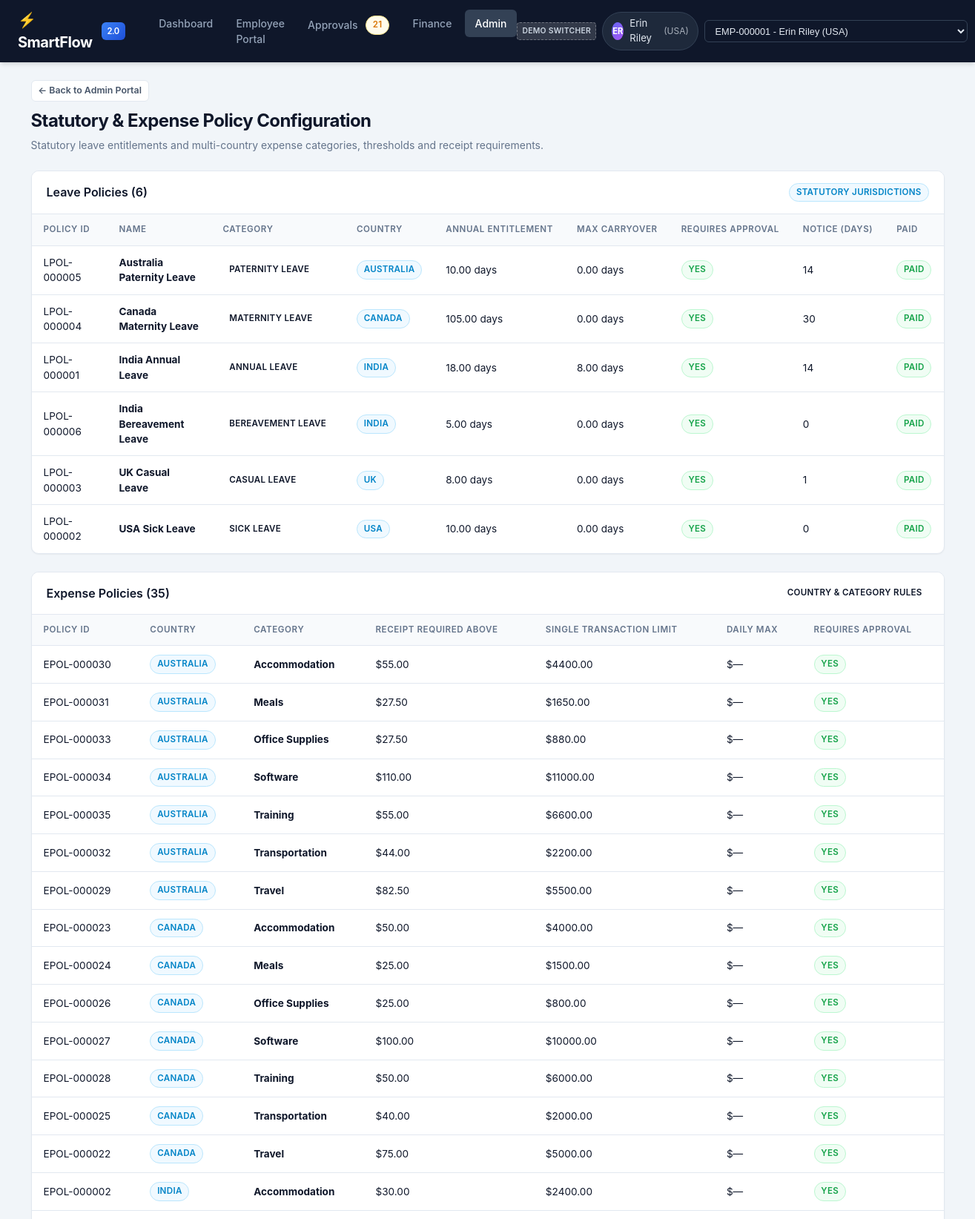
The app's page /admin/policies (upper part) with its own data.
### models/__init__.py (models this page shows)
class Employee(db.Model):
    __tablename__ = "employees"
    employee_id = db.Column(db.String(16), primary_key=True)
    first_name = db.Column(db.String(80), nullable=False)
    last_name = db.Column(db.String(80), nullable=False)
    email = db.Column(db.String(255), nullable=False, unique=True)
    country = db.Column(db.String(64), nullable=False)
    department = db.Column(db.String(80), nullable=False)
    job_title = db.Column(db.String(120), nullable=False)
    manager_id = db.Column(
        db.String(16),
        db.ForeignKey("employees.employee_id"),
        nullable=True,
    )
    cost_center_id = db.Column(
        db.String(32),
        db.ForeignKey("cost_centers.cost_center_id"),
        nullable=True,
    )
    hire_date = db.Column(db.Date, nullable=False)
    termination_date = db.Column(db.Date, nullable=True)
    is_active = db.Column(db.Boolean, nullable=False, default=True)
    created_at = db.Column(db.DateTime, nullable=False, default=utc_now)
    updated_at = db.Column(db.DateTime, nullable=False, default=utc_now, onupdate=utc_now)
    manager = db.relationship(
        "Employee",
        remote_side=[employee_id],
        foreign_keys=[manager_id],
        back_populates="direct_reports",
    )
    direct_reports = db.relationship(
        "Employee",
        foreign_keys=[manager_id],
        back_populates="manager",
    )
    cost_center = db.relationship(
        "CostCenter",
        foreign_keys=[cost_center_id],
        back_populates="employees",
    )
    owned_cost_centers = db.relationship(
        "CostCenter",
        foreign_keys="CostCenter.owner_employee_id",
        back_populates="owner",
    )
    leave_balances = db.relationship("LeaveBalance", back_populates="employee")
    leave_requests = db.relationship("LeaveRequest", back_populates="employee")
    expense_claims = db.relationship("ExpenseClaim", back_populates="employee")
    approval_steps = db.relationship("ApprovalStep", back_populates="approver")
    workflow_events = db.relationship(
        "WorkflowEvent",
        foreign_keys="WorkflowEvent.actor_employee_id",
        back_populates="actor",
    )
    @property
    def role(self) -> str:
        if not self.manager_id:
            return "Executive"
        if self.direct_reports:
            return "Manager"
        return "Employee"

class LeavePolicy(db.Model):
    __tablename__ = "leave_policies"
    leave_policy_id = db.Column(db.String(32), primary_key=True)
    name = db.Column(db.String(120), nullable=False)
    leave_type = db.Column(db.String(64), nullable=False)
    country = db.Column(db.String(64), nullable=False)
    annual_allowance_days = db.Column(db.Numeric(8, 2), nullable=False)
    max_consecutive_days = db.Column(db.Numeric(8, 2), nullable=True)
    min_notice_days = db.Column(db.Integer, nullable=False, default=0)
    carryover_days = db.Column(db.Numeric(8, 2), nullable=False, default=0)
    is_active = db.Column(db.Boolean, nullable=False, default=True)
    created_at = db.Column(db.DateTime, nullable=False, default=utc_now)
    updated_at = db.Column(db.DateTime, nullable=False, default=utc_now, onupdate=utc_now)
    leave_balances = db.relationship("LeaveBalance", back_populates="leave_policy")
    leave_requests = db.relationship("LeaveRequest", back_populates="leave_policy")
    @property
    def category(self) -> str:
        return self.leave_type
    @property
    def annual_allowance(self):
        return self.annual_allowance_days
    @property
    def max_carryover_days(self):
        return self.carryover_days
    @property
    def advance_notice_days(self):
        return self.min_notice_days
    @property
    def requires_approval(self) -> bool:
        return True
    @property
    def is_paid(self) -> bool:
        return self.leave_type != "Unpaid"

class ExpensePolicy(db.Model):
    __tablename__ = "expense_policies"
    expense_policy_id = db.Column(db.String(32), primary_key=True)
    name = db.Column(db.String(120), nullable=False)
    category = db.Column(db.String(64), nullable=False)
    country = db.Column(db.String(64), nullable=False)
    max_amount = db.Column(db.Numeric(14, 2), nullable=False)
    receipt_required_above = db.Column(db.Numeric(14, 2), nullable=True)
    is_active = db.Column(db.Boolean, nullable=False, default=True)
    created_at = db.Column(db.DateTime, nullable=False, default=utc_now)
    updated_at = db.Column(db.DateTime, nullable=False, default=utc_now, onupdate=utc_now)
    expense_claims = db.relationship("ExpenseClaim", back_populates="expense_policy")
    @property
    def requires_approval(self) -> bool:
        return True
    @property
    def max_single_transaction(self):
        return self.max_amount
    @property
    def daily_limit(self):
        return None

### routes/admin.py (the view)
@admin_bp.route("/policies")
def policies():
    leave_policies = LeavePolicy.query.order_by(LeavePolicy.country.asc(), LeavePolicy.name.asc()).all()
    expense_policies = ExpensePolicy.query.order_by(ExpensePolicy.country.asc(), ExpensePolicy.category.asc()).all()
    return render_template(
        "admin/policies.html",
        leave_policies=leave_policies,
        expense_policies=expense_policies,
    )

### routes/admin.py (called while the page is built)
@admin_bp.before_request
def require_admin_or_executive():
    user = get_current_user()
    is_admin = user and (user.role == "Executive" or user.department in {"Operations", "Executive"})
    if not is_admin:
        flash(
            "Unauthorized: Administrative directory access is restricted to Executive and Operations personnel.",
            "danger",
        )
        return redirect(url_for("main.dashboard"))

### routes/employee.py (called while the page is built)
def get_current_user() -> Employee:
    user_id = session.get("user_id")
    emp = None
    if user_id:
        emp = Employee.query.filter_by(employee_id=user_id).first()
    if not emp:
        emp = Employee.query.filter_by(is_active=True).first()
        if emp:
            session["user_id"] = emp.employee_id
    return emp

### templates/admin/policies.html (shortened to what this page needs)
{% extends "base.html" %}
{% block content %}
<div class="page-header">
    <div>
        <div style="margin-bottom: 0.5rem;">
            <a href="{{ url_for('admin.portal') }}" class="btn btn-secondary btn-sm">&larr; Back to Admin Portal</a>
        </div>
        <h1 class="page-title">Statutory & Expense Policy Configuration</h1>
        <p class="page-subtitle">Statutory leave entitlements and multi-country expense categories, thresholds and receipt requirements.</p>
    </div>
</div>
<div class="card mb-4">
    <div class="card-header">
        <h2 class="card-title">Leave Policies ({{ leave_policies|length }})</h2>
        <span class="badge badge-info">Statutory Jurisdictions</span>
    </div>
    <div class="table-responsive">
        <table class="table">
            <thead>
                <tr>
                    <th>Policy ID</th>
                    <th>Name</th>
                    <th>Category</th>
                    <th>Country</th>
                    <th>Annual Entitlement</th>
                    <th>Max Carryover</th>
                    <th>Requires Approval</th>
                    <th>Notice (Days)</th>
                    <th>Paid</th>
                </tr>
            </thead>
            <tbody>
                {% for lp in leave_policies %}
                <tr>
                    <td class="font-mono">{{ lp.leave_policy_id }}</td>
                    <td><strong>{{ lp.name }}</strong></td>
                    <td><span class="badge badge-secondary">{{ lp.category }}</span></td>
                    <td><span class="badge badge-info">{{ lp.country }}</span></td>
                    <td>{{ lp.annual_allowance }} days</td>
                    <td>{{ lp.max_carryover_days }} days</td>
                    <td>
                        {% if lp.requires_approval %}
                        <span class="badge badge-success">Yes</span>
                        {% else %}
                        <span class="badge badge-secondary">Auto</span>
                        {% endif %}
                    </td>
                    <td>{{ lp.advance_notice_days }}</td>
                    <td>
                        {% if lp.is_paid %}
                        <span class="badge badge-success">Paid</span>
                        {% else %}
                        <span class="badge badge-warning">Unpaid</span>
                        {% endif %}
                    </td>
                </tr>
                {% endfor %}
            </tbody>
        </table>
    </div>
</div>
<div class="card">
    <div class="card-header">
        <h2 class="card-title">Expense Policies ({{ expense_policies|length }})</h2>
        <span class="badge badge-primary">Country & Category Rules</span>
    </div>
    <div class="table-responsive">
        <table class="table">
            <thead>
                <tr>
                    <th>Policy ID</th>
                    <th>Country</th>
                    <th>Category</th>
                    <th>Receipt Required Above</th>
                    <th>Single Transaction Limit</th>
                    <th>Daily Max</th>
                    <th>Requires Approval</th>
                </tr>
            </thead>
            <tbody>
                {% for ep in expense_policies %}
                <tr>
                    <td class="font-mono">{{ ep.expense_policy_id }}</td>
                    <td><span class="badge badge-info">{{ ep.country }}</span></td>
                    <td><strong>{{ ep.category }}</strong></td>
                    <td>
                        {% if ep.receipt_required_above > 0 %}
                        ${{ ep.receipt_required_above }}
                        {% else %}
                        <span class="badge badge-warning">Always</span>
                        {% endif %}
                    </td>
                    <td>${{ ep.max_single_transaction }}</td>
                    <td>${{ ep.daily_limit or '—' }}</td>
                    <td>
                        {% if ep.requires_approval %}
                        <span class="badge badge-success">Yes</span>
                        {% else %}
                        <span class="badge badge-secondary">No</span>
                        {% endif %}
                    </td>
                </tr>
                {% endfor %}
            </tbody>
        </table>
    </div>
</div>
{% endblock %}

### templates/base.html (shortened to what this page needs)
<!DOCTYPE html>
<html lang="en">
<head>
    <link rel="stylesheet" href="{{ url_for('static', filename='css/style.css') }}">
</head>
<body>
    <header class="navbar">
        <div style="display: flex; align-items: center; gap: 2rem;">
            <a href="{{ url_for('main.dashboard') }}" class="navbar-brand">
                <span>⚡ SmartFlow</span>
                <span class="brand-badge">2.0</span>
            </a>
            <ul class="navbar-nav">
                <li>
                    <a href="{{ url_for('main.dashboard') }}" class="nav-link {% if request.endpoint == 'main.dashboard' %}active{% endif %}">
                        Dashboard
                    </a>
                </li>
                <li>
                    <a href="{{ url_for('employee.hub') }}" class="nav-link {% if request.blueprint == 'employee' %}active{% endif %}">
                        Employee Portal
                    </a>
                </li>
                <li>
                    <a href="{{ url_for('approvals.inbox') }}" class="nav-link {% if request.blueprint == 'approvals' %}active{% endif %}">
                        Approvals
                        {% if pending_approvals_count > 0 %}
                            <span class="badge badge-warning" style="margin-left: 0.25rem;">{{ pending_approvals_count }}</span>
                        {% endif %}
                    </a>
                </li>
                <li>
                    <a href="{{ url_for('finance.portal') }}" class="nav-link {% if request.blueprint == 'finance' %}active{% endif %}">
                        Finance
                    </a>
                </li>
                <li>
                    <a href="{{ url_for('admin.portal') }}" class="nav-link {% if request.blueprint == 'admin' %}active{% endif %}">
                        Admin
                    </a>
                </li>
            </ul>
        </div>
        <div class="navbar-user-switcher">
            {% if current_user %}
                <form action="{{ url_for('main.switch_user') }}" method="POST" style="margin: 0; display: flex; align-items: center; gap: 0.5rem;">
                    <span class="badge" style="background: rgba(255, 255, 255, 0.15); color: #cbd5e1; font-size: 0.65rem; border: 1px dashed rgba(255,255,255,0.3); padding: 0.2rem 0.4rem; border-radius: 4px;" title="Demonstration Persona Switcher (Simulation Only - Not Production SSO)">Demo Switcher</span>
                    <div class="user-pill">
                        <div class="user-avatar">{{ current_user.first_name[0] }}{{ current_user.last_name[0] }}</div>
                        <span>{{ current_user.first_name }} {{ current_user.last_name }}</span>
                        <span style="opacity: 0.7; font-size: 0.75rem;">({{ current_user.country }})</span>
                    </div>
                    <select name="employee_id" class="switcher-select" onchange="this.form.submit()" title="Switch demo persona (Simulation Only - Not Production SSO)">
                        <optgroup label="Staff Employees (Standard Access - Restricted)">
                            {% for e in active_employees[:15] %}
                                <option value="{{ e.employee_id }}" {% if current_user.employee_id == e.employee_id %}selected{% endif %}>
                                    {{ e.employee_id }} - {{ e.first_name }} {{ e.last_name }} ({{ e.country }})
                                </option>
                            {% endfor %}
                        </optgroup>
                    </select>
                </form>
            {% endif %}
        </div>
    </header>
    <main class="container">
        {% block content %}{% endblock %}
    </main>
</body>
</html>

### records on screen
Employee: first_name "E", last_name "R", first_name "Erin", last_name "Riley", country "USA"
LeavePolicy: leave_policy_id "LPOL-000005", name "Australia Paternity Leave", category "PATERNITY LEAVE", country "AUSTRALIA", annual_allowance "10.00", max_carryover_days "0.00", advance_notice_days "14", shows "PAID"
LeavePolicy: leave_policy_id "LPOL-000004", name "Canada Maternity Leave", category "MATERNITY LEAVE", country "CANADA", annual_allowance "105.00", max_carryover_days "0.00", advance_notice_days "30", shows "PAID"
LeavePolicy: leave_policy_id "LPOL-000001", name "India Annual Leave", category "ANNUAL LEAVE", country "INDIA", annual_allowance "18.00", max_carryover_days "8.00", advance_notice_days "14", shows "PAID"
LeavePolicy: leave_policy_id "LPOL-000006", name "India Bereavement Leave", category "BEREAVEMENT LEAVE", country "INDIA", annual_allowance "5.00", max_carryover_days "0.00", advance_notice_days "0", shows "PAID"
LeavePolicy: leave_policy_id "LPOL-000003", name "UK Casual Leave", category "CASUAL LEAVE", country "UK", annual_allowance "8.00", max_carryover_days "0.00", advance_notice_days "1", shows "PAID"
LeavePolicy: leave_policy_id "LPOL-000002", name "USA Sick Leave", category "SICK LEAVE", country "USA", annual_allowance "10.00", max_carryover_days "0.00", advance_notice_days "0", shows "PAID"
ExpensePolicy: expense_policy_id "EPOL-000030", country "AUSTRALIA", category "Accommodation", receipt_required_above "55.00", max_single_transaction "4400.00", daily_limit "—", shows "YES"
ExpensePolicy: expense_policy_id "EPOL-000031", country "AUSTRALIA", category "Meals", receipt_required_above "27.50", max_single_transaction "1650.00", daily_limit "—", shows "YES"
ExpensePolicy: expense_policy_id "EPOL-000033", country "AUSTRALIA", category "Office Supplies", receipt_required_above "27.50", max_single_transaction "880.00", daily_limit "—", shows "YES"
ExpensePolicy: expense_policy_id "EPOL-000034", country "AUSTRALIA", category "Software", receipt_required_above "110.00", max_single_transaction "11000.00", daily_limit "—", shows "YES"
ExpensePolicy: expense_policy_id "EPOL-000035", country "AUSTRALIA", category "Training", receipt_required_above "55.00", max_single_transaction "6600.00", daily_limit "—", shows "YES"
ExpensePolicy: expense_policy_id "EPOL-000032", country "AUSTRALIA", category "Transportation", receipt_required_above "44.00", max_single_transaction "2200.00", daily_limit "—", shows "YES"
ExpensePolicy: expense_policy_id "EPOL-000029", country "AUSTRALIA", category "Travel", receipt_required_above "82.50", max_single_transaction "5500.00", daily_limit "—", shows "YES"
ExpensePolicy: expense_policy_id "EPOL-000023", country "CANADA", category "Accommodation", receipt_required_above "50.00", max_single_transaction "4000.00", daily_limit "—", shows "YES"
ExpensePolicy: expense_policy_id "EPOL-000024", country "CANADA", category "Meals", receipt_required_above "25.00", max_single_transaction "1500.00", daily_limit "—", shows "YES"
ExpensePolicy: expense_policy_id "EPOL-000026", country "CANADA", category "Office Supplies", receipt_required_above "25.00", max_single_transaction "800.00", daily_limit "—", shows "YES"
ExpensePolicy: expense_policy_id "EPOL-000027", country "CANADA", category "Software", receipt_required_above "100.00", max_single_transaction "10000.00", daily_limit "—", shows "YES"
ExpensePolicy: expense_policy_id "EPOL-000028", country "CANADA", category "Training", receipt_required_above "50.00", max_single_transaction "6000.00", daily_limit "—", shows "YES"
ExpensePolicy: expense_policy_id "EPOL-000025", country "CANADA", category "Transportation", receipt_required_above "40.00", max_single_transaction "2000.00", daily_limit "—", shows "YES"
ExpensePolicy: expense_policy_id "EPOL-000022", country "CANADA", category "Travel", receipt_required_above "75.00", max_single_transaction "5000.00", daily_limit "—", shows "YES"
ExpensePolicy: expense_policy_id "EPOL-000002", country "INDIA", category "Accommodation", receipt_required_above "30.00", max_single_transaction "2400.00", daily_limit "—", shows "YES"

### other values on screen
{{ pending_approvals_count }} "21"
{{ leave_policies|length }} "6"
{{ expense_policies|length }} "35"
form field employee_id "EMP-000001 - Erin Riley (USA)"
